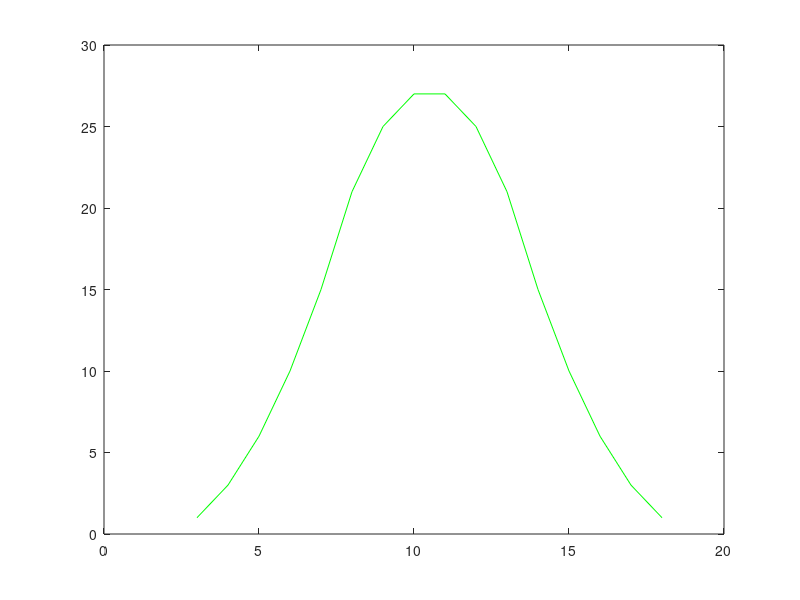

This figure's MATLAB source:
%Testes Probabilidaes
%%
clear all
close all
clc

%%
pos = [1;2;3;4;5;6];
n_dados = 3;
n_esp_am = length(pos)^n_dados;

min = n_dados;
max = n_dados*6;

somas = [min:1:max]';
n_cenarios = zeros(length(somas),1);

jogada = [1;1;1];

%%


for i = 1:n_esp_am 
    
    %jogada  
    
    for k = 1:length(somas)
        if sum(jogada) == somas(k)
            n_cenarios(k) = n_cenarios(k) + 1;
        end
    end
    
    jogada(1) = jogada(1) + 1;
    for j = 1:n_dados
        if jogada(j) == 7
           jogada(j) = 1;
           if j ~= 3
           jogada(j+1) = jogada(j+1) + 1;   
           end
        end
    end
         
    
end

figure(1),clf
plot(somas,n_cenarios, 'g-')
